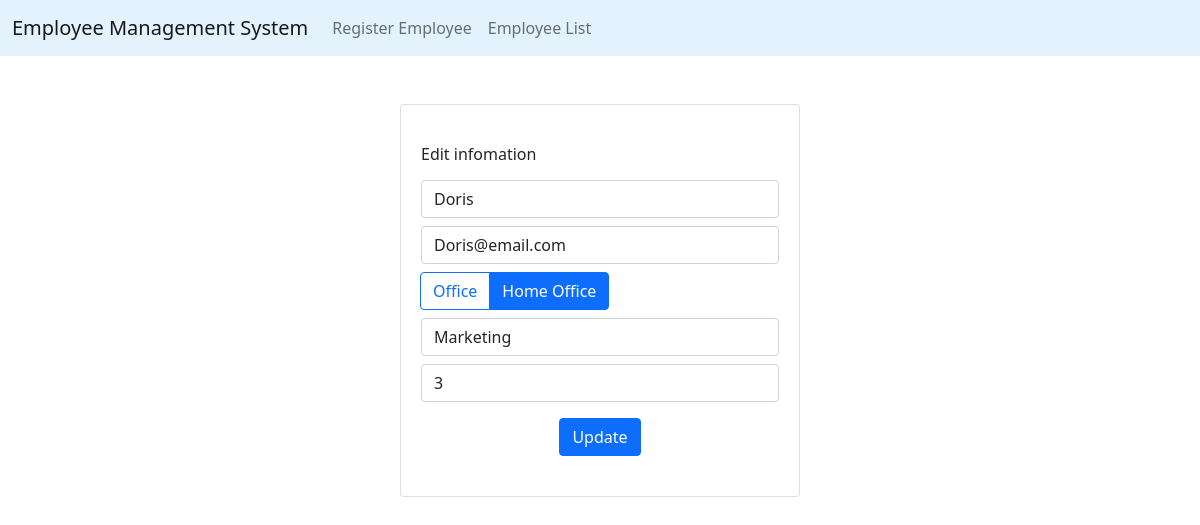
/employees/1/edit, run on the app's committed database.
### app.py (models this page shows, shortened)
class Employee(db.Model):
    id = db.Column(db.Integer, primary_key=True)
    name = db.Column(db.String(100), nullable=False)
    mail = db.Column(db.String(100), nullable=False)
    is_remote = db.Column(db.Boolean)
    department = db.Column(db.String(100))
    year = db.Column(db.Integer, default=0)
    created_at = db.Column(db.DateTime, nullable=False, default=datetime.utcnow)
    updated_at = db.Column(db.DateTime, nullable=False, default=datetime.utcnow, onupdate=datetime.utcnow)

### app.py (the view)
@app.route("/employees/<int:id>/edit")
def employee_edit(id):
    employee = Employee.query.get_or_404(id)
    return render_template("employee_edit.html", employee=employee)

### templates/employee_edit.html (shortened to what this page needs)
{% extends "base.html" %}
{%block body %}
<div class="container mt-5 mb-5 d-flex justify-content-center">
	<div class="card px-1 py-4" style="width: 400px;">
		<div class="card-body">
			<h6 class="card-title mb-3">Edit infomation</h6>
			<form action="{{ url_for('employee_update', id=employee.id) }}" method="POST">
				<div class="row">
					<div class="col-sm-12">
						<div class="form-group">
							<input name="name" value="{{ employee.name }}" class="form-control" type="text" placeholder="Name">
						</div>
					</div>
				</div>
				<div class="row mt-2">
					<div class="col-sm-12">
						<div class="form-group">
							<input name="mail" value="{{ employee.mail }}" class="form-control" type="text" placeholder="Email">
						</div>
					</div>
				</div>
				<div class="row mt-2">
					<div class="col-sm-12">
						<div class="form-group">
							<div class="btn-group" role="group" aria-label="is_remote toggle">
								<label class="btn btn-outline-primary" for="is_remote1">Office</label>
								<label class="btn btn-outline-primary" for="is_remote2">Home Office</label>
							</div>
						</div>
					</div>
				</div>
				<div class="row mt-2">
					<div class="col-sm-12">
						<div class="form-group">
							<input name="department" value="{{ employee.department }}" class="form-control" type="text" placeholder="Department">
						</div>
					</div>
				</div>
				<div class="row mt-2">
					<div class="col-sm-12">
						<div class="form-group">
							<input name="year" min="0" value="{{ employee.year }}" class="form-control" type="number" placeholder="Year">
						</div>
					</div>
				</div>
				<div class="row mt-3">
					<div class="col text-center">
						<button type="submit" class="btn btn-primary">Update</button>
					</div>
				</div>
			</form>
		</div>
	</div>
</div>
{% endblock %}

### data on the page
Employee: name "Doris", mail "Doris@email.com", department "Marketing", year "3"
